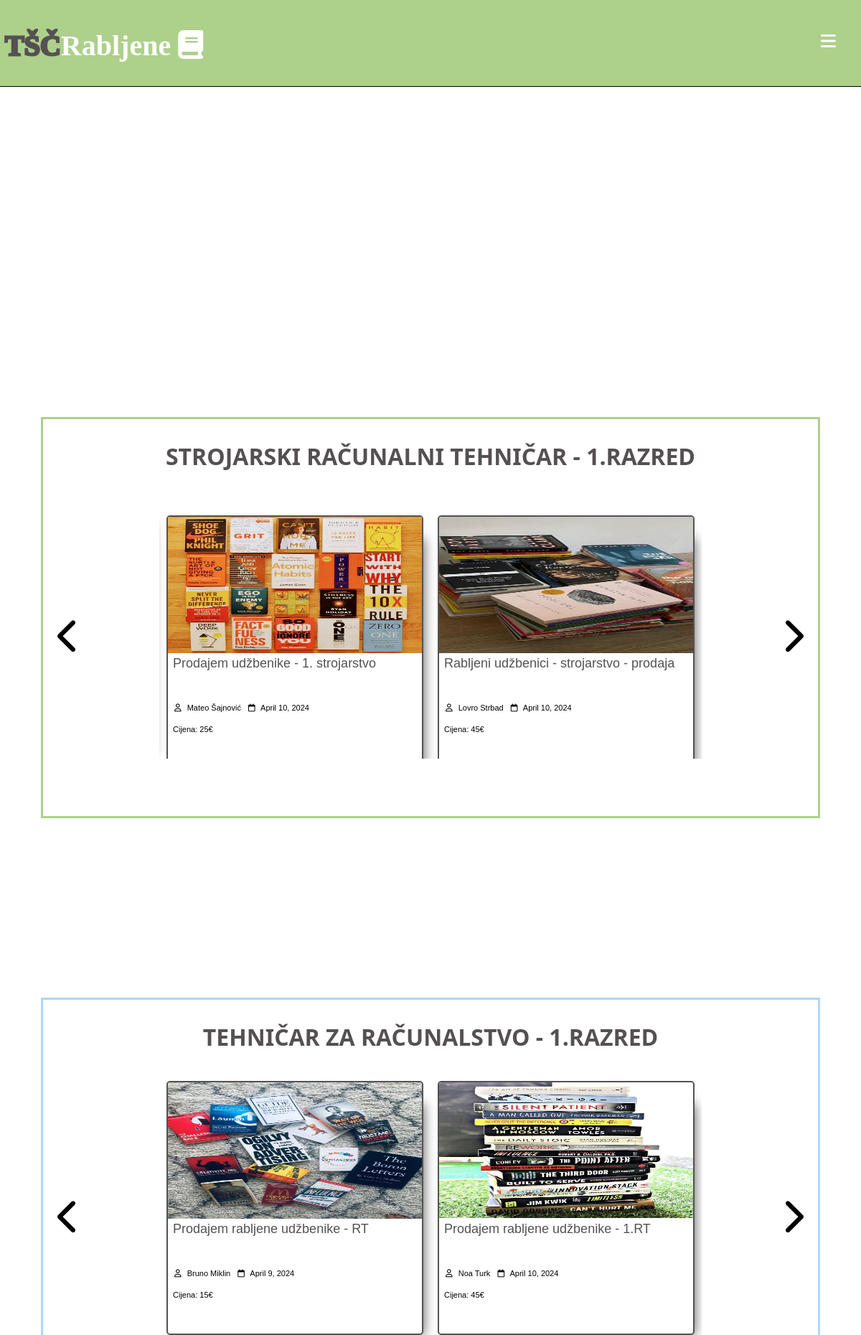
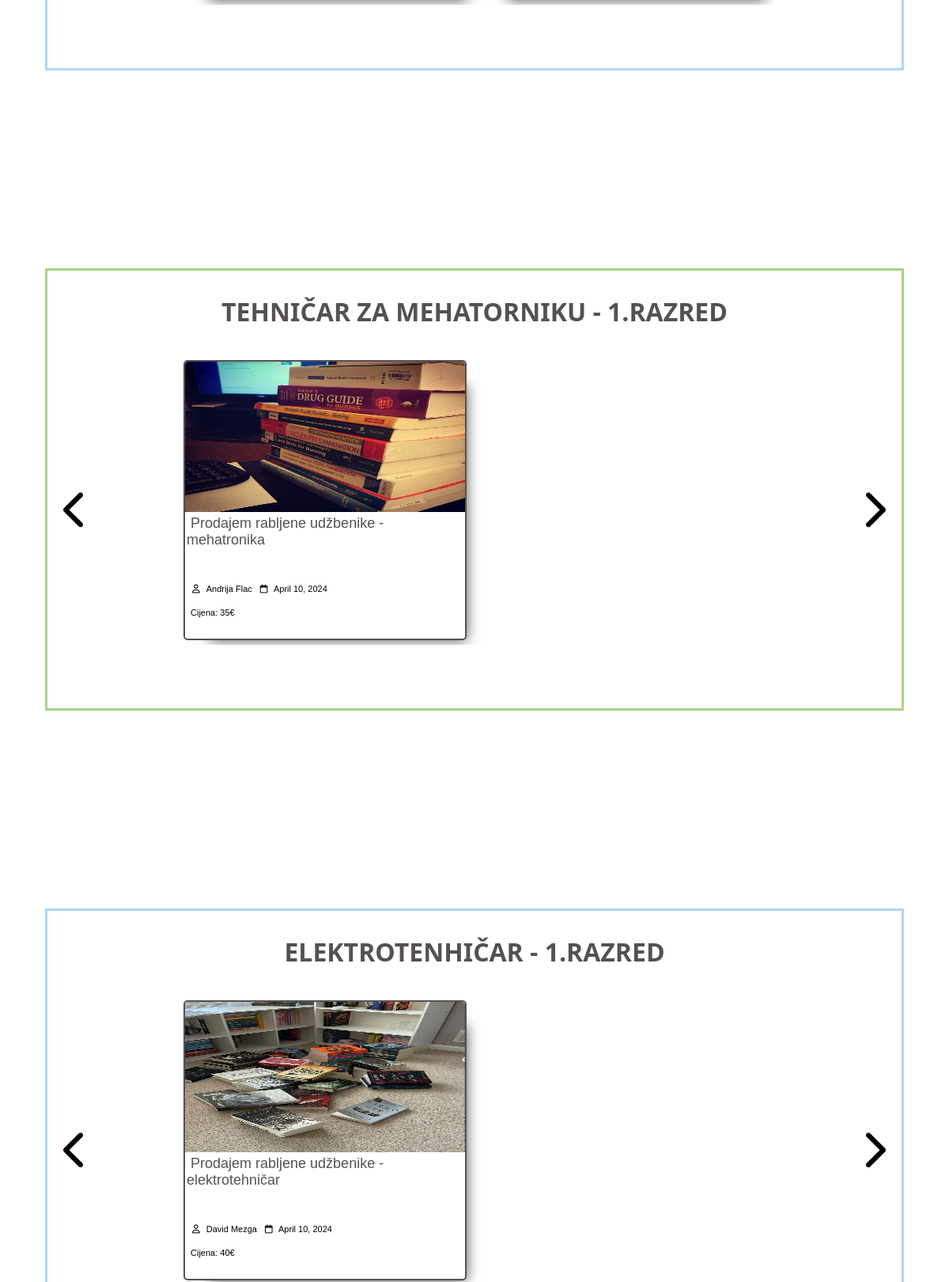
The app's page /prvi.php (upper part) with its own data (2 pictures, top to bottom).
### tables this page shows
CREATE TABLE `objave` (
  `id` int(11) NOT NULL,
  `korisnik_id` int(11) NOT NULL,
  `naslov` varchar(50) NOT NULL,
  `razred` int(1) NOT NULL,
  `smjer` varchar(2) NOT NULL,
  `kontakt` varchar(25) DEFAULT NULL,
  `cijena` int(255) NOT NULL,
  `datum` datetime NOT NULL DEFAULT current_timestamp(),
  `opis` text NOT NULL,
  `slika` varchar(255) NOT NULL
);

CREATE TABLE `korisnici` (
  `id` int(11) NOT NULL,
  `admin` tinyint(4) NOT NULL,
  `email` varchar(50) NOT NULL,
  `password` varchar(255) NOT NULL,
  `ime` varchar(30) NOT NULL,
  `prezime` varchar(30) NOT NULL,
  `razred` int(11) NOT NULL,
  `smjer` varchar(50) NOT NULL
);

### aplikacija/baza/funkcije.php (called while the page is built, shortened)
<?php
require('konekcija.php');
function izvršiUpit($sql, $podaci)
{
    global $konek;
    $stmt = $konek->prepare($sql);
    $vrijednosti = array_values($podaci);
    $tipovi = !empty($vrijednosti) ? str_repeat('s', count($vrijednosti)) : '';
    if (!empty($tipovi)) {
        $stmt->bind_param($tipovi, ...$vrijednosti);
    }
    $stmt->execute();
    return $stmt;
}
function odaberiSve($tablica, $uvijeti = [])
{
    $sql = "SELECT * FROM $tablica";
    if (!empty($uvijeti)) {
        $sql .= " WHERE ";
        $i = 0;
        foreach ($uvijeti as $key => $value) {
            if ($i > 0) {
                $sql .= " AND ";
            }
            $sql .= "$key=?";
            $i++;
        }
    }
    $stmt = izvršiUpit($sql, $uvijeti);
    $result = $stmt->get_result();
    $podaci = $result->fetch_all(MYSQLI_ASSOC);
    return $podaci;
}
function odaberiJedan($tablica, $uvijet)
{
    $sql = "SELECT * FROM $tablica";
    $i = 0;
    foreach ($uvijet as $key => $value) {
        if ($i === 0) {
            $sql = $sql . " WHERE $key=?";
        } else {
            $sql = $sql . " AND $key=?";
        }
        $i++;
    }
    $sql = $sql . " LIMIT 1";
    $stmt = izvršiUpit($sql, $uvijet);
    $podaci = $stmt->get_result()->fetch_assoc();
    return $podaci;
}
?>

### prvi.php (the view, shortened to what this page needs)
<?php
include(ROOT_PATH . "/aplikacija/baza/funkcije.php");
$objave_strojarstvo = odaberiSve('objave', ['razred' => 1 , 'smjer' => 'ST']);
$objave_racunlastvo = odaberiSve('objave', ['razred' => 1 , 'smjer' => 'RT']);
$objave_mehatronika = odaberiSve('objave', ['razred' => 1 , 'smjer' => 'MT']);
$objave_eletrotehnika = odaberiSve('objave', ['razred' => 1 , 'smjer' => 'ET']);
?>
<!DOCTYPE html>
<html lang="en">
<head>
    <link rel="stylesheet" href="dodaci/css/razred.css" />
</head>
<body>
    <?php include("aplikacija/umetci/zaglavlje.php")?>
    <div class="okvir-slidera">
        <div class="slider-objave" id="strojarstvo">
            <?php if (!empty($objave_strojarstvo)): ?>
            <h1 class="naslov-slider">STROJARSKI RAČUNALNI TEHNIČAR - 1.RAZRED</h1>
            <i class="fas fa-chevron-left prosla-strojari"></i>
            <i class="fas fa-chevron-right sljedeca-strojari"></i>
            <div class="okvir-objava-strojari">
                <?php foreach ($objave_strojarstvo as $objava):?>
                <div class="objava">
                    <img src="<?php echo 'dodaci/slike/' .$objava ['slika'] ?>"
                        alt="Dogodila se greška kod učitavanja slike!" class="slika-objava" />
                    <br>
                    <div class="objava-opis">
                        <a href="objava.php?id=<?php echo $objava['id']; ?>">
                            <?php echo $objava['naslov'] ?></a>
                        <br>
                        <i class="far fa-user"></i> <a href="" class="ime-autora"></a><?php $korisnik_id = $objava['korisnik_id'];
                                    $korisnik = odaberiJedan('korisnici',['id' => $korisnik_id ]);
                                    echo ($korisnik['ime']. ' ' . $korisnik['prezime']);
                            ?></a>
                        <i class="far fa-calendar"></i><a href="" class="datum-objave"></a>
                        <?php echo date('F j, Y', strtotime($objava['datum']));?></a></a>
                        <br>
                        <a href="" class="datum-objave"></a>Cijena: <?php  echo $objava['cijena']?>€</a>
                    </div>
                </div>
                <?php endforeach;?>
            </div>
            <?php else: ?>
            <h1 class="naslov-slider">Nema objava</h1>
            <?php endif; ?>
        </div>
        <div class="slider-objave" id="racunalstvo">
            <?php if (!empty($objave_racunlastvo)): ?>
            <h1 class="naslov-slider">TEHNIČAR ZA RAČUNALSTVO - 1.RAZRED</h1>
            <i class="fas fa-chevron-left prosla-racunalci"></i>
            <i class="fas fa-chevron-right sljedeca-racunalci"></i>
            <div class="okvir-objava-racunalci">
                <?php foreach ($objave_racunlastvo as $objava):?>
                <div class="objava">
                    <img src="<?php echo 'dodaci/slike/' .$objava ['slika'] ?>"
                        alt="Dogodila se greška kod učitavanja slike!" class="slika-objava" />
                    <br>
                    <div class="objava-opis">
                        <a href="objava.php?id=<?php echo $objava['id']; ?>">
                            <?php echo $objava['naslov'] ?></a>
                        <br>
                        <i class="far fa-user"></i> <a href="" class="ime-autora"></a><?php $korisnik_id = $objava['korisnik_id'];
                                    $korisnik = odaberiJedan('korisnici',['id' => $korisnik_id ]);
                                    echo ($korisnik['ime']. ' ' . $korisnik['prezime']);
                            ?></a>
                        <i class="far fa-calendar"></i><a href="" class="datum-objave"></a>
                        <?php echo date('F j, Y', strtotime($objava['datum']));?></a></a>
                        <br>
                        <a href="" class="datum-objave"></a>Cijena: <?php  echo $objava['cijena']?>€</a>
                    </div>
                </div>
                <?php endforeach;?>
            </div>
            <?php else: ?>
            <h1 class="naslov-slider">Nema objava</h1>
            <?php endif; ?>
        </div>
        <div class="slider-objave" id="mehatronika">
            <?php if (!empty($objave_mehatronika)): ?>
            <h1 class="naslov-slider">TEHNIČAR ZA MEHATORNIKU - 1.RAZRED</h1>
            <i class="fas fa-chevron-left prosla-mehici"></i>
            <i class="fas fa-chevron-right sljedeca-mehici"></i>
            <div class="okvir-objava-mehici">
                <?php foreach ($objave_mehatronika as $objava):?>
                <div class="objava">
                    <img src="<?php echo 'dodaci/slike/' .$objava ['slika'] ?>"
                        alt="Dogodila se greška kod učitavanja slike!" class="slika-objava" />
                    <br>
                    <div class="objava-opis">
                        <a href="objava.php?id=<?php echo $objava['id']; ?>">
                            <?php echo $objava['naslov'] ?></a>
                        <br>
                        <i class="far fa-user"></i> <a href="" class="ime-autora"></a><?php $korisnik_id = $objava['korisnik_id'];
                                    $korisnik = odaberiJedan('korisnici',['id' => $korisnik_id ]);
                                    echo ($korisnik['ime']. ' ' . $korisnik['prezime']);
                            ?></a>
                        <i class="far fa-calendar"></i><a href="" class="datum-objave"></a>
                        <?php echo date('F j, Y', strtotime($objava['datum']));?></a></a>
                        <br>
                        <a href="" class="datum-objave"></a>Cijena: <?php  echo $objava['cijena']?>€</a>
                    </div>
                </div>
                <?php endforeach;?>
            </div>
            <?php else: ?>
            <h1 class="naslov-slider">Nema objava</h1>
            <?php endif; ?>
        </div>
        <div class="slider-objave" id="elektrotehnika">
            <?php if (!empty($objave_eletrotehnika)): ?>
            <h1 class="naslov-slider">ELEKTROTENHIČAR - 1.RAZRED</h1>
            <i class="fas fa-chevron-left prosla-elektrici"></i>
            <i class="fas fa-chevron-right sljedeca-elektrici"></i>
            <div class="okvir-objava-elektrici">
                <?php foreach ($objave_eletrotehnika as $objava):?>
                <div class="objava">
                    <img src="<?php echo 'dodaci/slike/' .$objava ['slika'] ?>"
                        alt="Dogodila se greška kod učitavanja slike!" class="slika-objava" />
                    <br>
                    <div class="objava-opis">
                        <a href="objava.php?id=<?php echo $objava['id']; ?>">
                            <?php echo $objava['naslov'] ?></a>
                        <br>
                        <i class="far fa-user"></i> <a href="" class="ime-autora"></a><?php $korisnik_id = $objava['korisnik_id'];
                                    $korisnik = odaberiJedan('korisnici',['id' => $korisnik_id ]);
                                    echo ($korisnik['ime']. ' ' . $korisnik['prezime']);
                            ?></a>
                        <i class="far fa-calendar"></i><a href="" class="datum-objave"></a>
                        <?php echo date('F j, Y', strtotime($objava['datum']));?></a></a>
                        <br>
                        <a href="" class="datum-objave"></a>Cijena: <?php  echo $objava['cijena']?>€</a>
                    </div>
                </div>
                <?php endforeach;?>
            </div>
            <?php else: ?>
            <h1 class="naslov-slider">Nema objava</h1>
            <?php endif; ?>
        </div>
    </div>
</body>
</html>

### records on screen
objave: slika (picture), naslov "Prodajem udžbenike - 1. strojarstvo", korisnik.ime "Mateo", korisnik.prezime "Šajnović", datum "April 10, 2024", cijena "25"
objave: slika (picture), naslov "Rabljeni udžbenici - strojarstvo - prodaja", korisnik.ime "Lovro", korisnik.prezime "Strbad", datum "April 10, 2024", cijena "45"
objave: slika (picture), naslov "Prodajem rabljene udžbenike - RT", korisnik.ime "Bruno", korisnik.prezime "Miklin", datum "April 9, 2024", cijena "15"
objave: slika (picture), naslov "Prodajem rabljene udžbenike - 1.RT", korisnik.ime "Noa", korisnik.prezime "Turk", datum "April 10, 2024", cijena "45"
objave: slika (picture), naslov "Prodajem rabljene udžbenike - mehatronika", korisnik.ime "Andrija", korisnik.prezime "Flac", datum "April 10, 2024", cijena "35"
objave: slika (picture), naslov "Prodajem rabljene udžbenike - elektrotehničar", korisnik.ime "David", korisnik.prezime "Mezga", datum "April 10, 2024", cijena "40"
